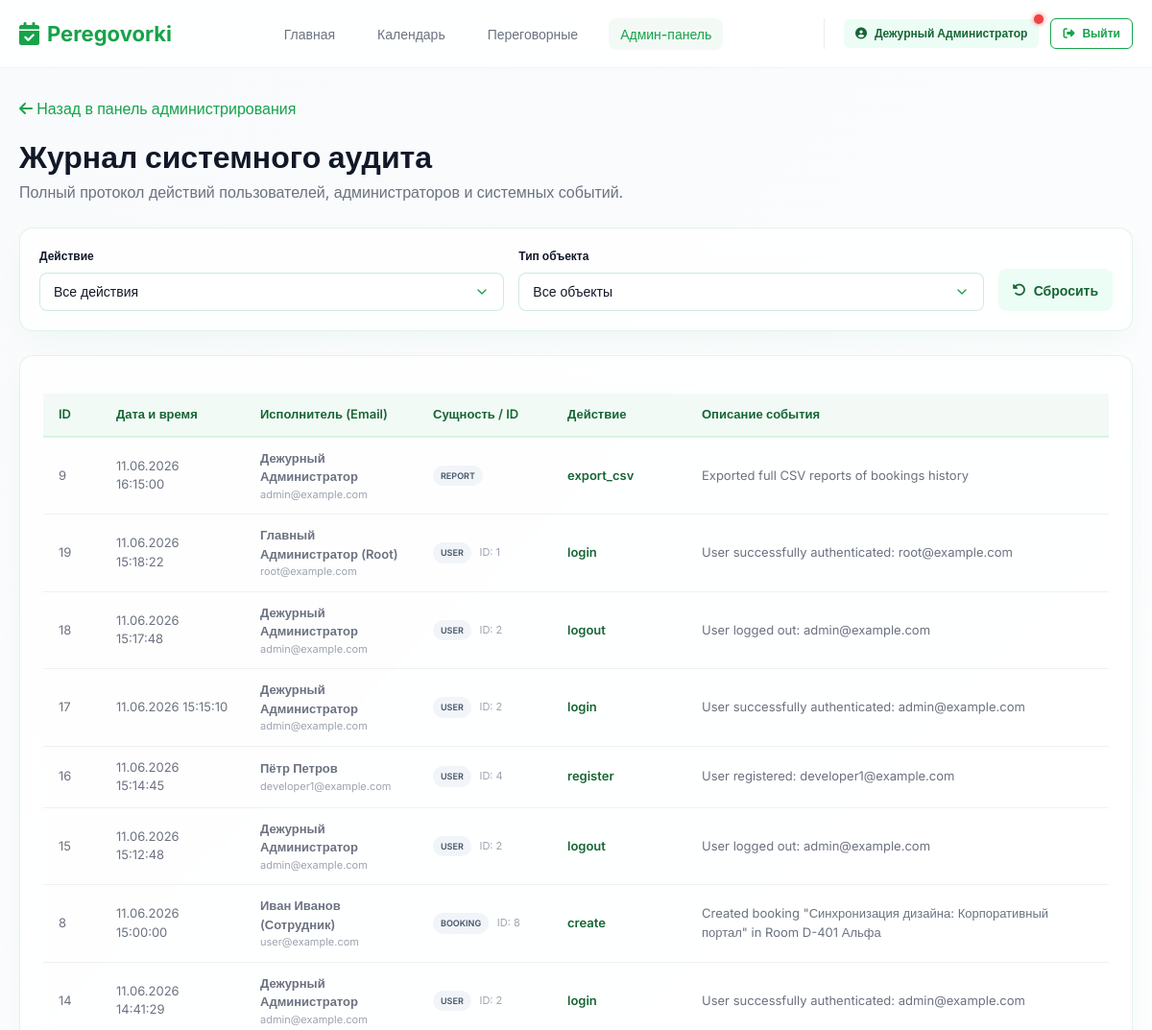
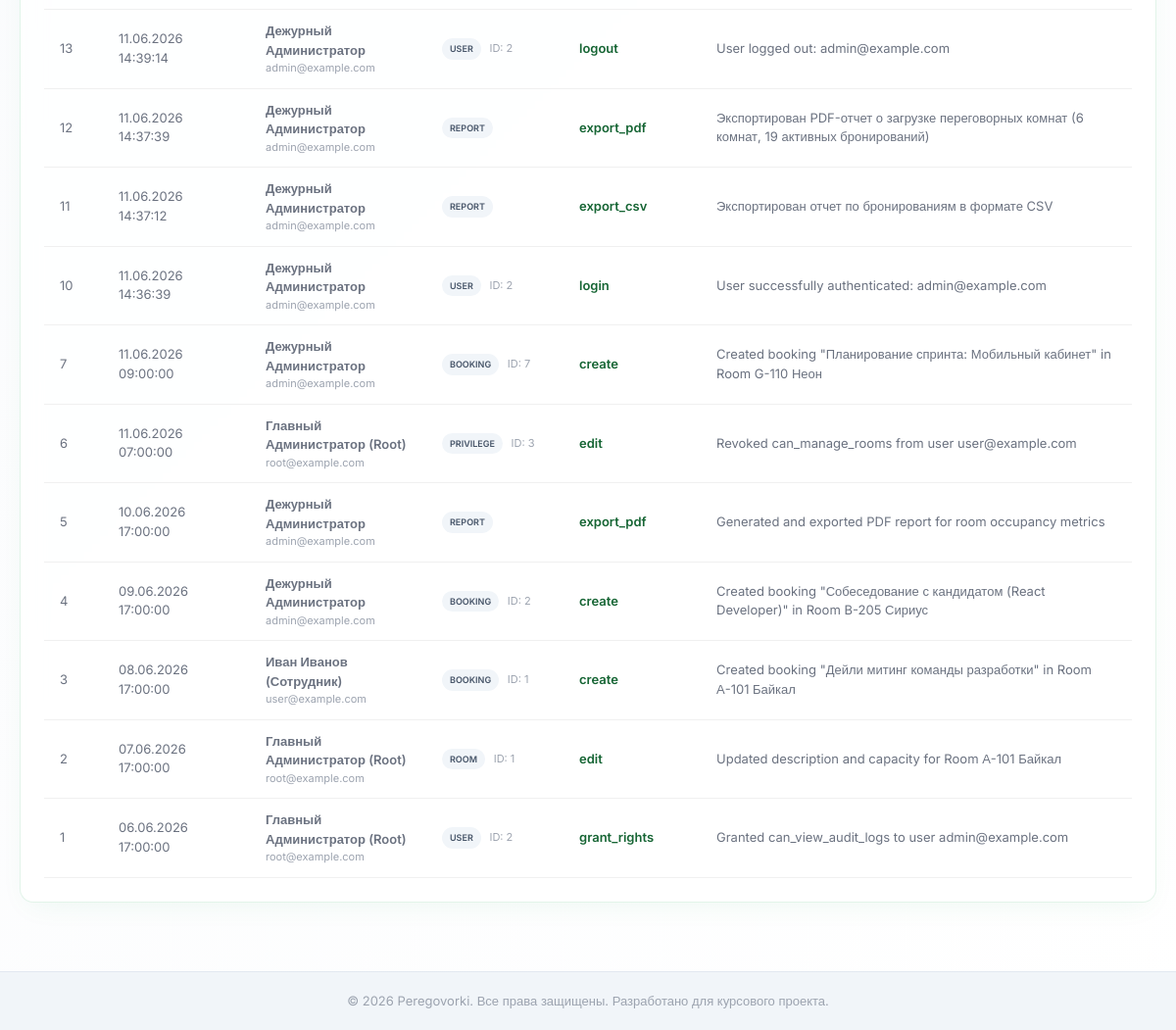
The page /admin/audit-logs (signed in) on the database its author committed (2 pictures, top to bottom).
### app/models.py (models this page shows, shortened)
class User(db.Model, UserMixin):
    __tablename__ = 'users'
    id = db.Column(db.Integer, primary_key=True)
    email = db.Column(db.String(120), unique=True, nullable=False, index=True)
    full_name = db.Column(db.String(100), nullable=False)
    password_hash = db.Column(db.String(255), nullable=False)
    role = db.Column(db.String(20), nullable=False, default='user')  # 'root', 'admin', 'user'
    is_active = db.Column(db.Boolean, default=True, nullable=False)
    created_at = db.Column(db.DateTime, default=datetime.utcnow, nullable=False)
    can_manage_rooms = db.Column(db.Boolean, default=False, nullable=False)
    can_manage_bookings = db.Column(db.Boolean, default=False, nullable=False)
    can_manage_users = db.Column(db.Boolean, default=False, nullable=False)
    can_view_analytics = db.Column(db.Boolean, default=False, nullable=False)
    can_export_reports = db.Column(db.Boolean, default=False, nullable=False)
    can_view_audit_logs = db.Column(db.Boolean, default=False, nullable=False)
    bookings = db.relationship('Booking', backref='organizer', lazy=True, cascade='all, delete-orphan')
    notifications = db.relationship('Notification', backref='user', lazy=True, cascade='all, delete-orphan')
    audit_logs = db.relationship('AuditLog', backref='user', lazy=True)

class AuditLog(db.Model):
    __tablename__ = 'audit_logs'
    id = db.Column(db.Integer, primary_key=True)
    user_id = db.Column(db.Integer, db.ForeignKey('users.id', ondelete='SET NULL'), nullable=True)
    entity_type = db.Column(db.String(50), nullable=False)  # 'user', 'room', 'booking', 'privilege', 'report'
    entity_id = db.Column(db.Integer, nullable=True)
    action = db.Column(db.String(100), nullable=False)  # 'register', 'login', 'create', 'edit', 'delete', 'grant_rights', etc.
    details = db.Column(db.Text, nullable=True)
    created_at = db.Column(db.DateTime, default=datetime.utcnow, nullable=False)

### app/admin.py (the view)
@admin_bp.route('/audit-logs')
@login_required
@admin_required('can_view_audit_logs')
def list_audit_logs():
    action = request.args.get('action')
    entity_type = request.args.get('entity_type')
    query = AuditLog.query
    if action:
        query = query.filter_by(action=action)
    if entity_type:
        query = query.filter_by(entity_type=entity_type)
    logs = query.order_by(AuditLog.created_at.desc()).all()
    actions = [r[0] for r in db.session.query(AuditLog.action).distinct().all()]
    entity_types = [r[0] for r in db.session.query(AuditLog.entity_type).distinct().all()]
    return render_template(
        'admin/audit_logs.html',
        logs=logs,
        actions=actions,
        entity_types=entity_types,
        selected_action=action,
        selected_entity_type=entity_type
    )

### app/__init__.py (called while the page is built)
@login_manager.user_loader
def load_user(user_id):
    user = User.query.get(int(user_id))
    if user and user.is_active:
        return user
    return None

### app/templates/admin/audit_logs.html (shortened to what this page needs)
{% extends "base.html" %}
{% block content %}
<div style="margin-bottom: 25px;">
    <a href="{{ url_for('admin.dashboard') }}" style="color: var(--primary-green); text-decoration: none; font-weight: 500;">
        <i class="fa-solid fa-arrow-left"></i> Назад в панель администрирования
    </a>
    <h1 style="font-weight: 700; margin-top: 15px;">Журнал системного аудита</h1>
    <p style="color: var(--text-secondary);">Полный протокол действий пользователей, администраторов и системных событий.</p>
</div>
<div class="glass-card" style="margin-bottom: 25px; padding: 20px;">
    <form action="{{ url_for('admin.list_audit_logs') }}" method="GET" style="display: flex; gap: 15px; align-items: flex-end; flex-wrap: wrap;">
        <div class="form-group" style="flex: 1; min-width: 200px; margin-bottom: 0;">
            <label for="action" class="form-label" style="font-size: 12px; font-weight: 600;">Действие</label>
            <select id="action" name="action" class="form-control" onchange="this.form.submit()">
                <option value="">Все действия</option>
            </select>
        </div>
        <div class="form-group" style="flex: 1; min-width: 200px; margin-bottom: 0;">
            <label for="entity_type" class="form-label" style="font-size: 12px; font-weight: 600;">Тип объекта</label>
            <select id="entity_type" name="entity_type" class="form-control" onchange="this.form.submit()">
                <option value="">Все объекты</option>
            </select>
        </div>
        <div style="display: flex; gap: 8px; margin-bottom: 0;">
            <a href="{{ url_for('admin.list_audit_logs') }}" class="btn btn-secondary" style="height: 44px; padding: 0 15px;" title="Сбросить все фильтры">
                <i class="fa-solid fa-rotate-left"></i> Сбросить
            </a>
        </div>
    </form>
</div>
<div class="glass-card">
    {% if logs %}
        <div class="table-wrapper">
            <table class="table" style="font-size: 13px;">
                <thead>
                    <tr>
                        <th style="width: 60px;">ID</th>
                        <th style="width: 150px;">Дата и время</th>
                        <th style="width: 180px;">Исполнитель (Email)</th>
                        <th style="width: 140px;">Сущность / ID</th>
                        <th style="width: 140px;">Действие</th>
                        <th>Описание события</th>
                    </tr>
                </thead>
                <tbody>
                    {% for log in logs %}
                        <tr>
                            <td>{{ log.id }}</td>
                            <td>{{ log.created_at.strftime('%d.%m.%Y %H:%M:%S') }}</td>
                            <td>
                                {% if log.user %}
                                    <span style="font-weight: 600;">{{ log.user.full_name }}</span>
                                    <div style="font-size: 11px; color: var(--text-light);">{{ log.user.email }}</div>
                                {% else %}
                                    <span style="color: var(--text-light); font-style: italic;">Система (Анонимно)</span>
                                {% endif %}
                            </td>
                            <td>
                                <span class="badge badge-user" style="font-size: 9px; text-transform: uppercase;">
                                    {{ log.entity_type }}
                                </span>
                                {% if log.entity_id %}
                                    <span style="font-size: 11px; color: var(--text-light); margin-left: 5px;">
                                        ID: {{ log.entity_id }}
                                    </span>
                                {% endif %}
                            </td>
                            <td>
                                <span style="font-weight: 600; color: var(--primary-green-hover);">
                                    {{ log.action }}
                                </span>
                            </td>
                            <td>
                                <span style="color: var(--text-secondary);">
                                    {{ log.details or '-' }}
                                </span>
                            </td>
                        </tr>
                    {% endfor %}
                </tbody>
            </table>
        </div>
    {% else %}
        <div style="text-align: center; padding: 40px 0; color: var(--text-light);">
            <i class="fa-solid fa-receipt" style="font-size: 44px; margin-bottom: 10px; display: block;"></i>
            Записи аудита отсутствуют.
        </div>
    {% endif %}
</div>
{% endblock %}

### app/templates/base.html (shortened to what this page needs)
<!DOCTYPE html>
<html lang="ru">
<head>
    <link rel="stylesheet" href="https://cdnjs.cloudflare.com/ajax/libs/font-awesome/6.4.0/css/all.min.css">
    <link rel="stylesheet" href="{{ url_for('static', filename='css/style.css') }}">
</head>
<body>
    <header>
        <div class="container">
            <nav class="navbar">
                <a href="{{ url_for('index') }}" class="logo">
                    <i class="fa-solid fa-calendar-check"></i> Peregovorki
                </a>
                <ul class="nav-links">
                    <li><a href="{{ url_for('index') }}" class="nav-link {% if request.path == '/' %}active{% endif %}">Главная</a></li>
                    {% if current_user.is_authenticated %}
                        <li><a href="{{ url_for('booking.calendar') }}" class="nav-link {% if 'calendar' in request.path %}active{% endif %}">Календарь</a></li>
                        <li><a href="{{ url_for('rooms.list_rooms') }}" class="nav-link {% if 'rooms' in request.path %}active{% endif %}">Переговорные</a></li>
                        {% if current_user.role in ['admin', 'root'] %}
                            <li><a href="{{ url_for('admin.dashboard') }}" class="nav-link {% if 'admin' in request.path %}active{% endif %}">Админ-панель</a></li>
                        {% endif %}
                    {% endif %}
                </ul>
                <div class="user-profile-nav">
                    {% if current_user.is_authenticated %}
                        <a href="{{ url_for('auth.profile') }}" class="btn btn-secondary btn-sm" style="position: relative;">
                            <i class="fa-solid fa-user-circle"></i> {{ current_user.full_name }}
                            {% if unread_notifications_count > 0 %}
                                <span style="position: absolute; top: -5px; right: -5px; width: 10px; height: 10px; background: #ef4444; border-radius: 50%; box-shadow: 0 0 5px rgba(239, 68, 68, 0.8);"></span>
                            {% endif %}
                        </a>
                        <a href="{{ url_for('auth.logout') }}" class="btn btn-outline btn-sm"><i class="fa-solid fa-sign-out-alt"></i> Выйти</a>
                    {% else %}
                        <a href="{{ url_for('auth.login') }}" class="btn btn-outline btn-sm">Войти</a>
                        <a href="{{ url_for('auth.register') }}" class="btn btn-primary btn-sm">Регистрация</a>
                    {% endif %}
                </div>
            </nav>
        </div>
    </header>
    <main>
        <div class="container">
            {% block content %}{% endblock %}
        </div>
    </main>
    <footer>
        <div class="container">
            <p>&copy; {{ datetime.datetime.now().year if datetime else 2026 }} Peregovorki. Все права защищены. Разработано для курсового проекта.</p>
        </div>
    </footer>
</body>
</html>

### app/static/css/style.css (style rules this page uses)
:root { --primary-green: #16A34A; --primary-green-hover: #166534; --primary-green-light: #ECFDF5; --accent-green-bg: rgba(22, 163, 74, 0.05); --text-primary: #111827; --text-secondary: #6B7280; --text-light: #9CA3AF; --bg-main: #F8FAFC; --bg-gradient: linear-gradient(135deg, #F8FAFC 0%, #FFFFFF 100%); --glass-bg: rgba(255, 255, 255, 0.8); --glass-border: rgba(22, 163, 74, 0.12); --glass-shadow: 0 10px 30px -10px rgba(22, 163, 74, 0.08); --radius-sm: 8px; --radius-md: 14px; --radius-lg: 24px; --transition-fast: 0.2s ease; --transition-smooth: 0.3s cubic-bezier(0.4, 0, 0.2, 1); }
* { box-sizing: border-box; margin: 0; padding: 0; }
body { font-family: 'Inter', sans-serif; color: var(--text-primary); background: var(--bg-gradient); background-attachment: fixed; min-height: 100vh; display: flex; flex-direction: column; line-height: 1.5; }
.glass-card { background: var(--glass-bg); backdrop-filter: blur(12px); -webkit-backdrop-filter: blur(12px); border: 1px solid var(--glass-border); border-radius: var(--radius-md); box-shadow: var(--glass-shadow); padding: 24px; transition: transform var(--transition-smooth), box-shadow var(--transition-smooth); }
.container { width: 100%; max-width: 1200px; margin: 0 auto; padding: 0 20px; }
main { flex-grow: 1; padding: 30px 0; }
header { background: rgba(255, 255, 255, 0.85); backdrop-filter: blur(8px); border-bottom: 1px solid rgba(5, 150, 105, 0.08); position: sticky; top: 0; z-index: 100; }
.navbar { display: flex; justify-content: space-between; align-items: center; height: 70px; }
.logo { font-size: 22px; font-weight: 700; color: var(--primary-green); text-decoration: none; display: flex; align-items: center; gap: 8px; }
.logo i { font-size: 24px; }
.nav-links { display: flex; align-items: center; list-style: none; gap: 20px; }
.nav-link { color: var(--text-secondary); text-decoration: none; font-weight: 500; font-size: 14px; padding: 8px 12px; border-radius: var(--radius-sm); transition: var(--transition-fast); }
.nav-link:hover, .nav-link.active { color: var(--primary-green); background: var(--accent-green-bg); }
.user-profile-nav { display: flex; align-items: center; gap: 12px; border-left: 1px solid rgba(0,0,0,0.08); padding-left: 20px; }
.btn { display: inline-flex; align-items: center; justify-content: center; gap: 8px; font-family: inherit; font-weight: 600; font-size: 14px; padding: 10px 18px; border-radius: var(--radius-sm); border: none; cursor: pointer; transition: var(--transition-fast); text-decoration: none; }
.btn-secondary { background: var(--primary-green-light); color: var(--primary-green-hover); }
.btn-outline { background: transparent; border: 1.5px solid var(--primary-green); color: var(--primary-green); }
.btn-sm { padding: 6px 12px; font-size: 12px; border-radius: 6px; }
.form-group { margin-bottom: 20px; text-align: left; }
.form-label { display: block; margin-bottom: 8px; font-weight: 500; font-size: 14px; color: var(--text-primary); }
.form-control { width: 100%; padding: 11px 14px; border-radius: var(--radius-sm); border: 1px solid rgba(5, 150, 105, 0.2); font-family: inherit; font-size: 14px; background: rgba(255,255,255,0.7); color: var(--text-primary); transition: var(--transition-fast); }
select.form-control { appearance: none; -webkit-appearance: none; -moz-appearance: none; background-repeat: no-repeat; background-position: right 14px center; background-size: 16px; padding-right: 40px; cursor: pointer; }
select.form-control option { background: white; color: var(--text-primary); padding: 10px; }
.badge { display: inline-flex; align-items: center; padding: 4px 8px; font-size: 11px; font-weight: 600; border-radius: 20px; text-transform: uppercase; }
.badge-user { background: #f1f5f9; color: #475569; }
.table-wrapper { overflow-x: auto; margin-top: 15px; }
.table { width: 100%; border-collapse: collapse; text-align: left; font-size: 14px; }
.table th { background: var(--accent-green-bg); color: var(--primary-green-hover); font-weight: 600; padding: 12px 16px; border-bottom: 2px solid var(--glass-border); }
.table td { padding: 12px 16px; border-bottom: 1px solid rgba(0,0,0,0.06); color: var(--text-secondary); vertical-align: middle; }
footer { background: #f1f5f9; border-top: 1px solid #e2e8f0; padding: 20px 0; text-align: center; font-size: 13px; color: var(--text-light); margin-top: 40px; }

### rows shown on the page
User: full_name "Дежурный Администратор"
AuditLog: id "9", created_at "11.06.2026 16:15:00", user.full_name "Дежурный Администратор", user.email "admin@example.com", entity_type "REPORT", action "export_csv", details "Exported full CSV reports of bookings history"
AuditLog: id "19", created_at "11.06.2026 15:18:22", user.full_name "Главный Администратор (Root)", user.email "root@example.com", entity_type "USER", entity_id "1", action "login", details "User successfully authenticated: root@example.com"
AuditLog: id "18", created_at "11.06.2026 15:17:48", user.full_name "Дежурный Администратор", user.email "admin@example.com", entity_type "USER", entity_id "2", action "logout", details "User logged out: admin@example.com"
AuditLog: id "17", created_at "11.06.2026 15:15:10", user.full_name "Дежурный Администратор", user.email "admin@example.com", entity_type "USER", entity_id "2", action "login", details "User successfully authenticated: admin@example.com"
AuditLog: id "16", created_at "11.06.2026 15:14:45", user.full_name "Пётр Петров", user.email "developer1@example.com", entity_type "USER", entity_id "4", action "register", details "User registered: developer1@example.com"
AuditLog: id "15", created_at "11.06.2026 15:12:48", user.full_name "Дежурный Администратор", user.email "admin@example.com", entity_type "USER", entity_id "2", action "logout", details "User logged out: admin@example.com"
AuditLog: id "8", created_at "11.06.2026 15:00:00", user.full_name "Иван Иванов (Сотрудник)", user.email "user@example.com", entity_type "BOOKING", entity_id "8", action "create", details "Created booking \"Синхронизация дизайна: Корпоративный портал\" in Room D-401 Альфа"
AuditLog: id "14", created_at "11.06.2026 14:41:29", user.full_name "Дежурный Администратор", user.email "admin@example.com", entity_type "USER", entity_id "2", action "login", details "User successfully authenticated: admin@example.com"
AuditLog: id "13", created_at "11.06.2026 14:39:14", user.full_name "Дежурный Администратор", user.email "admin@example.com", entity_type "USER", entity_id "2", action "logout", details "User logged out: admin@example.com"
AuditLog: id "12", created_at "11.06.2026 14:37:39", user.full_name "Дежурный Администратор", user.email "admin@example.com", entity_type "REPORT", action "export_pdf", details "Экспортирован PDF-отчет о загрузке переговорных комнат (6 комнат, 19 активных бронирований)"
AuditLog: id "11", created_at "11.06.2026 14:37:12", user.full_name "Дежурный Администратор", user.email "admin@example.com", entity_type "REPORT", action "export_csv", details "Экспортирован отчет по бронированиям в формате CSV"
AuditLog: id "10", created_at "11.06.2026 14:36:39", user.full_name "Дежурный Администратор", user.email "admin@example.com", entity_type "USER", entity_id "2", action "login", details "User successfully authenticated: admin@example.com"
AuditLog: id "7", created_at "11.06.2026 09:00:00", user.full_name "Дежурный Администратор", user.email "admin@example.com", entity_type "BOOKING", entity_id "7", action "create", details "Created booking \"Планирование спринта: Мобильный кабинет\" in Room G-110 Неон"
AuditLog: id "6", created_at "11.06.2026 07:00:00", user.full_name "Главный Администратор (Root)", user.email "root@example.com", entity_type "PRIVILEGE", entity_id "3", action "edit", details "Revoked can_manage_rooms from user user@example.com"
AuditLog: id "5", created_at "10.06.2026 17:00:00", user.full_name "Дежурный Администратор", user.email "admin@example.com", entity_type "REPORT", action "export_pdf", details "Generated and exported PDF report for room occupancy metrics"
AuditLog: id "4", created_at "09.06.2026 17:00:00", user.full_name "Дежурный Администратор", user.email "admin@example.com", entity_type "BOOKING", entity_id "2", action "create", details "Created booking \"Собеседование с кандидатом (React Developer)\" in Room B-205 Сириус"
AuditLog: id "3", created_at "08.06.2026 17:00:00", user.full_name "Иван Иванов (Сотрудник)", user.email "user@example.com", entity_type "BOOKING", entity_id "1", action "create", details "Created booking \"Дейли митинг команды разработки\" in Room А-101 Байкал"
AuditLog: id "2", created_at "07.06.2026 17:00:00", user.full_name "Главный Администратор (Root)", user.email "root@example.com", entity_type "ROOM", entity_id "1", action "edit", details "Updated description and capacity for Room А-101 Байкал"
AuditLog: id "1", created_at "06.06.2026 17:00:00", user.full_name "Главный Администратор (Root)", user.email "root@example.com", entity_type "USER", entity_id "2", action "grant_rights", details "Granted can_view_audit_logs to user admin@example.com"
